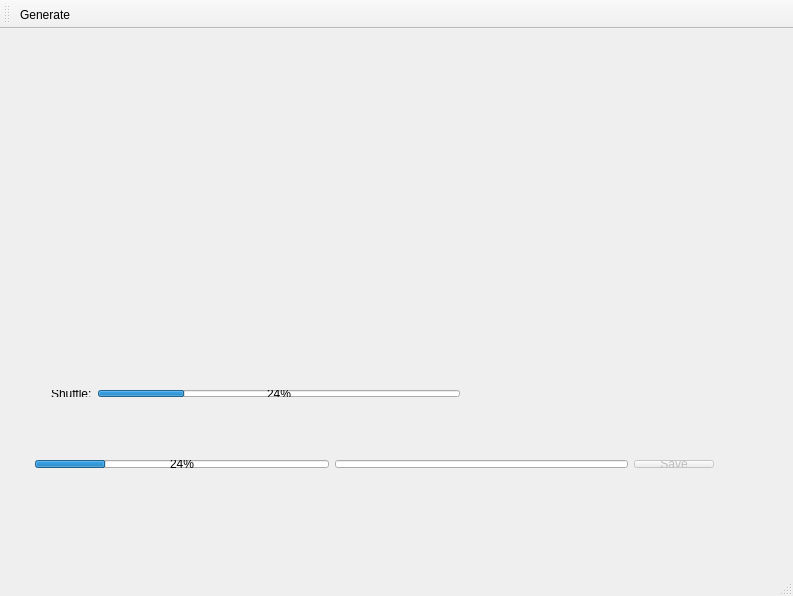
<?xml version="1.0" encoding="UTF-8"?>
<ui version="4.0">
 <class>MainWindow</class>
 <widget class="QMainWindow" name="MainWindow">
  <property name="geometry">
   <rect>
    <x>0</x>
    <y>0</y>
    <width>793</width>
    <height>596</height>
   </rect>
  </property>
  <property name="windowTitle">
   <string>MainWindow</string>
  </property>
  <widget class="QWidget" name="centralWidget">
   <widget class="QWidget" name="verticalLayoutWidget">
    <property name="geometry">
     <rect>
      <x>60</x>
      <y>70</y>
      <width>551</width>
      <height>211</height>
     </rect>
    </property>
    <layout class="QVBoxLayout" name="threadsView"/>
   </widget>
   <widget class="QWidget" name="layoutWidget">
    <property name="geometry">
     <rect>
      <x>40</x>
      <y>350</y>
      <width>431</width>
      <height>29</height>
     </rect>
    </property>
    <layout class="QHBoxLayout" name="horizontalLayout">
     <item>
      <widget class="QLabel" name="label">
       <property name="text">
        <string>Shuffle:</string>
       </property>
      </widget>
     </item>
     <item>
      <widget class="QProgressBar" name="prgShuffle">
       <property name="value">
        <number>24</number>
       </property>
      </widget>
     </item>
    </layout>
   </widget>
   <widget class="QWidget" name="layoutWidget">
    <property name="geometry">
     <rect>
      <x>24</x>
      <y>420</y>
      <width>701</width>
      <height>30</height>
     </rect>
    </property>
    <layout class="QHBoxLayout" name="horizontalLayout_3">
     <item>
      <widget class="QProgressBar" name="progressBar">
       <property name="value">
        <number>24</number>
       </property>
      </widget>
     </item>
     <item>
      <widget class="QLineEdit" name="txtSavePath"/>
     </item>
     <item>
      <widget class="QPushButton" name="btnSave">
       <property name="enabled">
        <bool>false</bool>
       </property>
       <property name="text">
        <string>Save</string>
       </property>
      </widget>
     </item>
    </layout>
   </widget>
   <zorder>layoutWidget</zorder>
   <zorder>layoutWidget</zorder>
   <zorder>verticalLayoutWidget</zorder>
  </widget>
  <widget class="QMenuBar" name="menuBar">
   <property name="geometry">
    <rect>
     <x>0</x>
     <y>0</y>
     <width>793</width>
     <height>24</height>
    </rect>
   </property>
  </widget>
  <widget class="QToolBar" name="mainToolBar">
   <property name="toolButtonStyle">
    <enum>Qt::ToolButtonTextUnderIcon</enum>
   </property>
   <attribute name="toolBarArea">
    <enum>TopToolBarArea</enum>
   </attribute>
   <attribute name="toolBarBreak">
    <bool>false</bool>
   </attribute>
   <addaction name="actionGenerate"/>
  </widget>
  <widget class="QStatusBar" name="statusBar"/>
  <action name="actionGenerate">
   <property name="icon">
    <iconset resource="Resources.qrc">
     <normaloff>:/icons/32x32/Navigation Next.png</normaloff>:/icons/32x32/Navigation Next.png</iconset>
   </property>
   <property name="text">
    <string>Generate</string>
   </property>
   <property name="toolTip">
    <string>Start generation of the random sequence</string>
   </property>
  </action>
 </widget>
 <layoutdefault spacing="6" margin="11"/>
 <resources>
  <include location="Resources.qrc"/>
 </resources>
 <connections/>
</ui>
